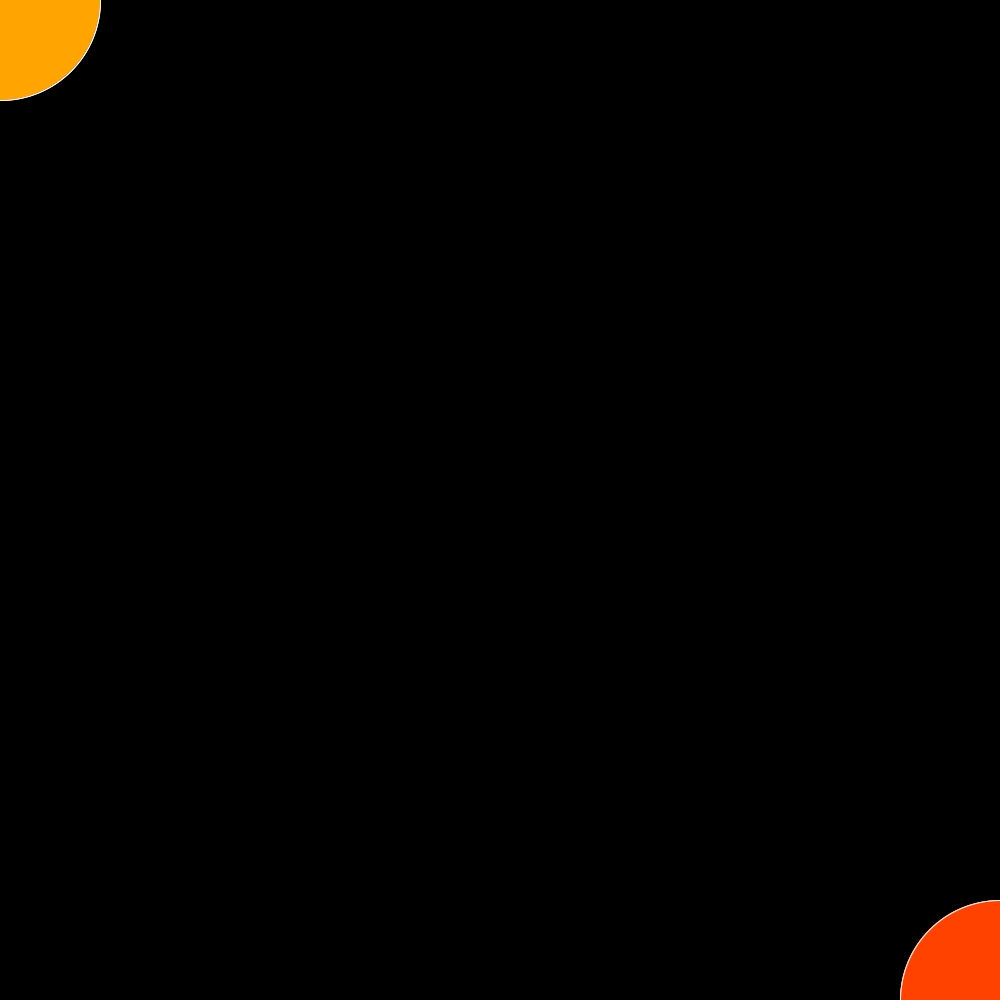
Frame 1 (no input)
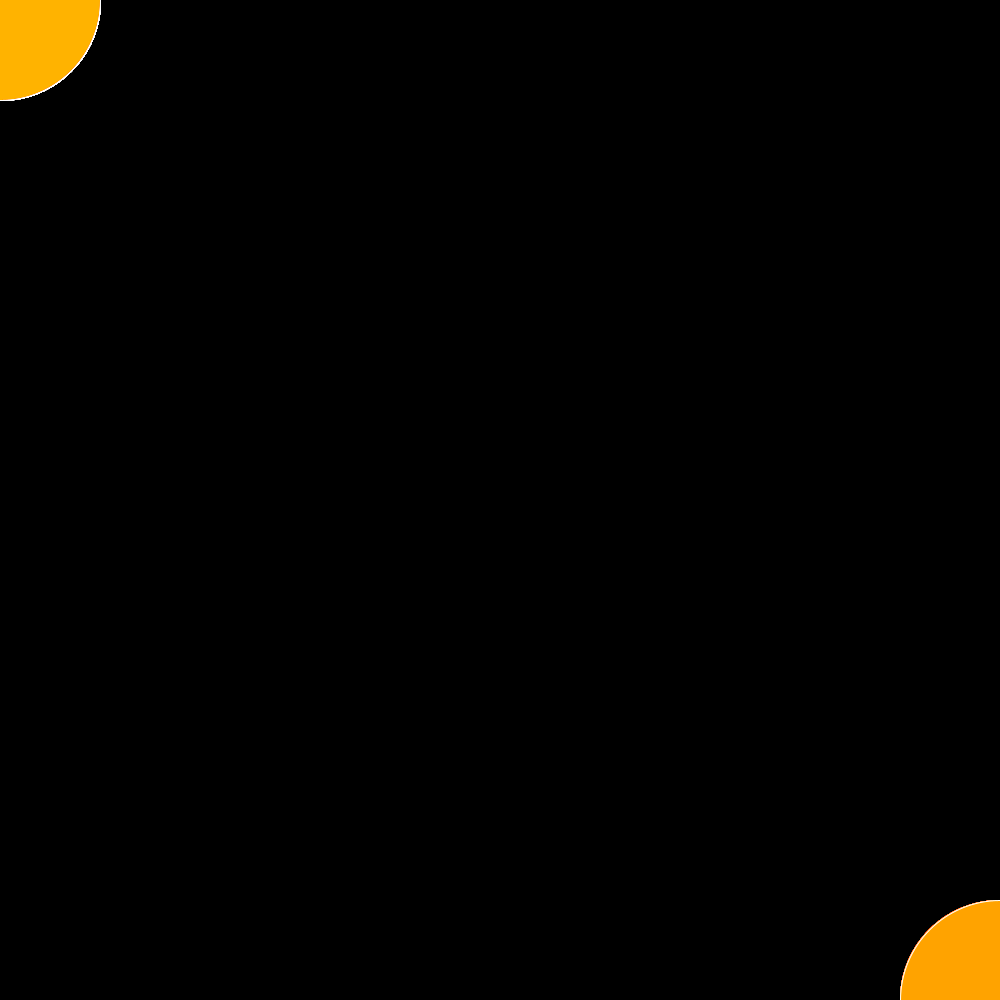
Frame 60 (the mouse pressed at the canvas centre just before this capture)
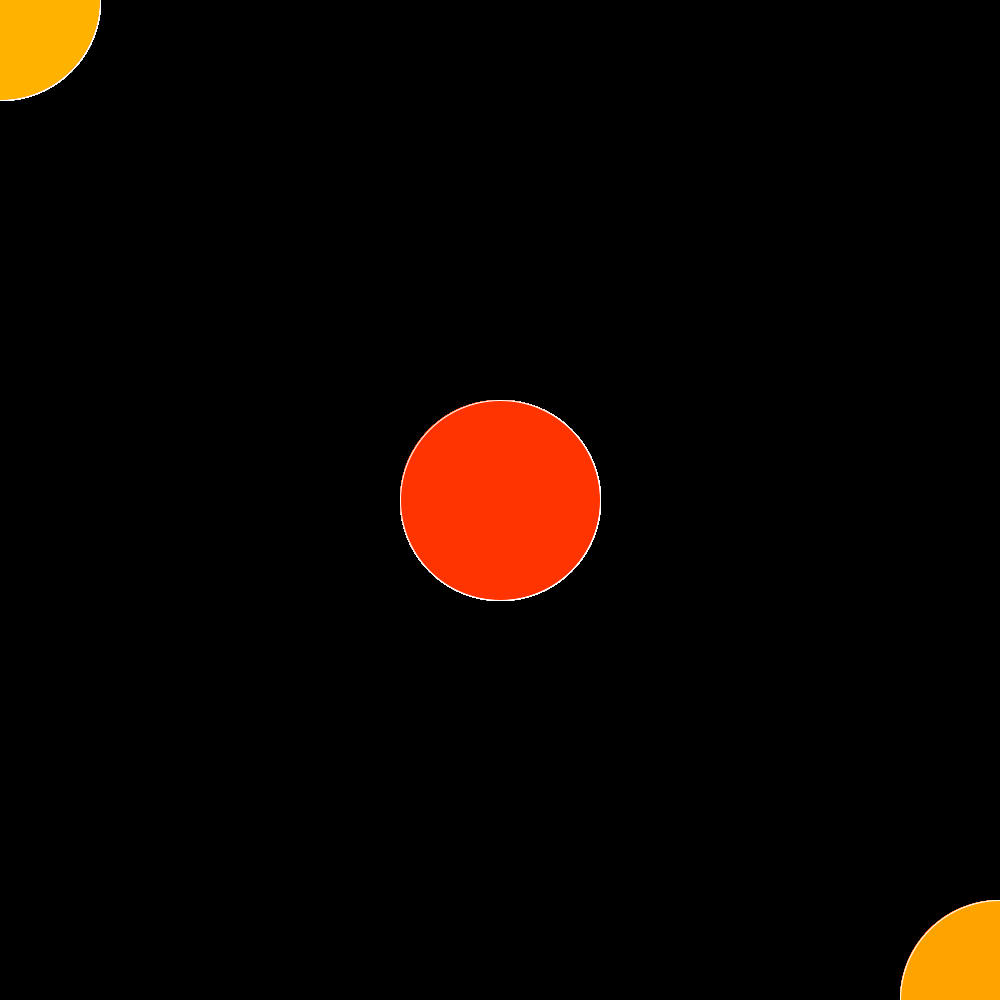
Frame 120 (the mouse held since frame 60 and released just before this capture)

The Processing sketch that drew these frames (run headless with seeded random() and noise(); from frame 60 on, the mouse is pressed at the canvas centre):

// Processing sketch: processing_158511
// ── processing_158511.pde

void setup () {
  size(1000, 1000);
  colorMode(RGB);
background(0);
  
  noStroke();
}
void draw  () {
  stroke(255);
  fill(255, 0, 0);
  ellipse(mouseX, mouseY, 200, 200);
   fill(255, random(255), 0);
  ellipse(mouseY, mouseX, 200, 200);
   fill(255, 0, 0);
  ellipse(width-mouseX, height-mouseY, 200, 200);
   fill(255, random(255), 0);
  ellipse(width-mouseY, height-mouseX, 200, 200);
}
